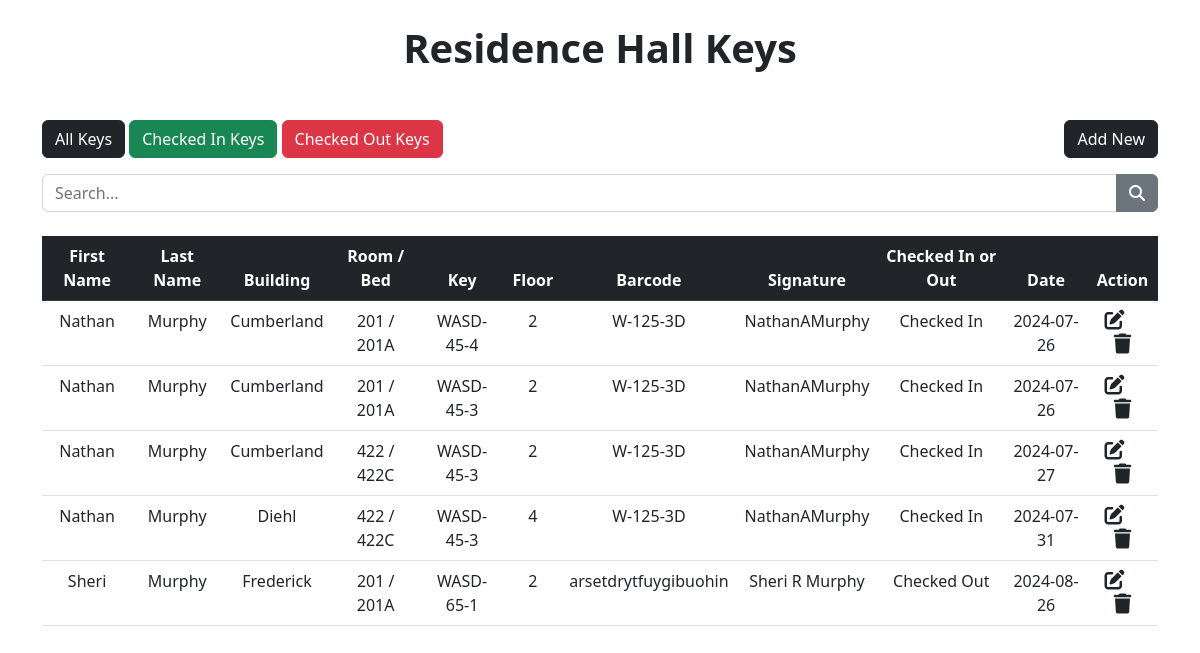
The page /homepage.php on the database its author committed.
### homepage.php (the view, shortened to what this page needs)
<?php
include "db_conn.php";
$search = "";
if (isset($_GET['search'])) {
    $search = mysqli_real_escape_string($conn, $_GET['search']);
    $sql = "SELECT * FROM `checkin-out` WHERE
            first_name LIKE '%$search%' OR
            last_name LIKE '%$search%' OR
            building LIKE '%$search%' OR
            room LIKE '%$search%' OR
            key_number LIKE '%$search%' OR
            floor LIKE '%$search%' OR
            barcode LIKE '%$search%' OR
            checkin_signature LIKE '%$search%' OR
            Checked_in_out LIKE '%$search%' OR
            Date LIKE '%$search%'";
} else {
    $sql = "SELECT * FROM `checkin-out`";
}
$result = mysqli_query($conn, $sql);
function highlight_search_result($text, $search) {
    return $text;
}
?>
<!DOCTYPE html>
<html lang="en">
<head>
    <link href="https://cdn.jsdelivr.net/npm/bootstrap@5.2.3/dist/css/bootstrap.min.css" rel="stylesheet">
    <link rel="stylesheet" href="https://cdnjs.cloudflare.com/ajax/libs/font-awesome/6.4.0/css/all.min.css" />
    <link rel="stylesheet" href="./src/homepage.css">
</head>
<body>
    <nav class="navbar navbar-light fs-3">
    </nav>
    <nav class="navbar navbar-light justify-content-center fs-3 mb-3">
        <h1><strong>Residence Hall Keys</strong></h1>
    </nav>
    <div class="container">
        <a href="homepage.php" class="btn btn-dark mt-3 mb-3"> All Keys </a>
        <a href="Checkedin.php" class="btn btn-success mt-3 mb-3"> Checked In Keys </a>
        <a href="Checkedout.php" class="btn btn-danger mt-3 mb-3"> Checked Out Keys </a>
        <a href="add_new.php" class="btn btn-dark mt-3 mb-3 float-end"> Add New </a>
        <form class="mb-4" method="get">
            <div class="input-group">
                <input type="text" class="form-control" placeholder="Search..." id="searchInput" name="search" value="<?= htmlspecialchars($search) ?>">
                <button type="submit" class="btn btn-secondary"><i class="fa-solid fa-search"></i></button>
            </div>
        </form>
        <table class="table table-hover text-center">
            <thead class="table-dark">
                <tr>
                    <th scope="col">First Name</th>
                    <th scope="col">Last Name</th>
                    <th scope="col">Building</th>
                    <th scope="col">Room / Bed</th>
                    <th scope="col">Key</th>
                    <th scope="col">Floor</th>
                    <th scope="col">Barcode</th>
                    <th scope="col">Signature</th>
                    <th scope="col">Checked In or Out</th>
                    <th scope="col">Date</th>
                    <th scope="col">Action</th>
                </tr>
            </thead>
            <tbody style="background-color:#ffffff">
                <?php while ($row = mysqli_fetch_assoc($result)): ?>
                <tr>
                    <td><?php echo highlight_search_result($row['first_name'], $search); ?></td>
                    <td><?php echo highlight_search_result($row['last_name'], $search); ?></td>
                    <td><?php echo highlight_search_result($row['building'], $search); ?></td>
                    <td><?php echo highlight_search_result($row['room'], $search); ?></td>
                    <td><?php echo highlight_search_result($row['key_number'], $search); ?></td>
                    <td><?php echo highlight_search_result($row['floor'], $search); ?></td>
                    <td><?php echo highlight_search_result($row['barcode'], $search); ?></td>
                    <td><?php echo highlight_search_result($row['checkin_signature'], $search); ?></td>
                    <td><?php echo highlight_search_result($row['Checked_in_out'], $search); ?></td>
                    <td><?php echo highlight_search_result($row['Date'], $search); ?></td>
                    <td>
                        <a href="edit.php?id=<?php echo $row['id']; ?>" class="link-dark"><i class="fa-solid fa-pen-to-square fs-5 me-3"></i></a>
                        <a href="delete.php?id=<?php echo $row['id']; ?>" class="link-dark"><i class="fa-solid fa-trash fs-5"></i></a>
                    </td>
                </tr>
                <?php endwhile; ?>
            </tbody>
        </table>
    </div>
</body>
</html>

### src/homepage.css (style rules this page uses)
body { background-color:#a90b00; background: url(red-main.jpg); background-repeat: no-repeat repeat-y; background-attachment: fixed; background-size: cover; }

### rows shown on the page
checkin-out: first_name "Nathan", last_name "Murphy", building "Cumberland", room "201 / 201A", key_number "WASD-45-4", floor "2", barcode "W-125-3D", checkin_signature "NathanAMurphy", Checked_in_out "Checked In", Date "2024-07-26"
checkin-out: first_name "Nathan", last_name "Murphy", building "Cumberland", room "201 / 201A", key_number "WASD-45-3", floor "2", barcode "W-125-3D", checkin_signature "NathanAMurphy", Checked_in_out "Checked In", Date "2024-07-26"
checkin-out: first_name "Nathan", last_name "Murphy", building "Cumberland", room "422 / 422C", key_number "WASD-45-3", floor "2", barcode "W-125-3D", checkin_signature "NathanAMurphy", Checked_in_out "Checked In", Date "2024-07-27"
checkin-out: first_name "Nathan", last_name "Murphy", building "Diehl", room "422 / 422C", key_number "WASD-45-3", floor "4", barcode "W-125-3D", checkin_signature "NathanAMurphy", Checked_in_out "Checked In", Date "2024-07-31"
checkin-out: first_name "Sheri", last_name "Murphy", building "Frederick", room "201 / 201A", key_number "WASD-65-1", floor "2", barcode "arsetdrytfuygibuohin", checkin_signature "Sheri R Murphy", Checked_in_out "Checked Out", Date "2024-08-26"
